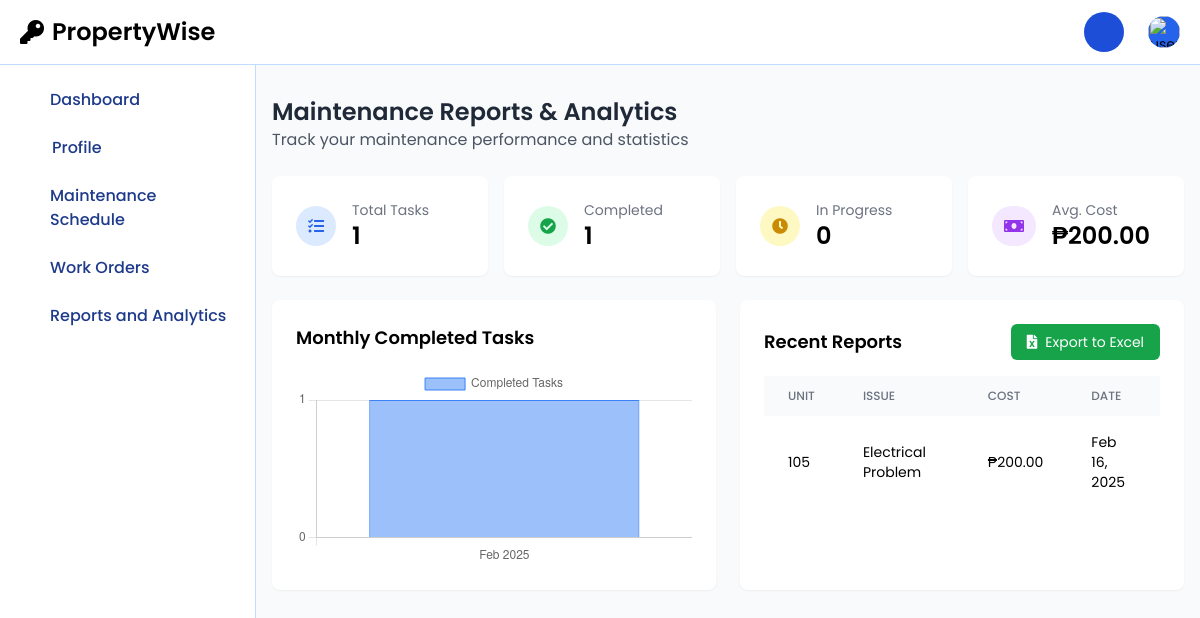
Before: /staff/staffReports.php (signed in) with the older database file.
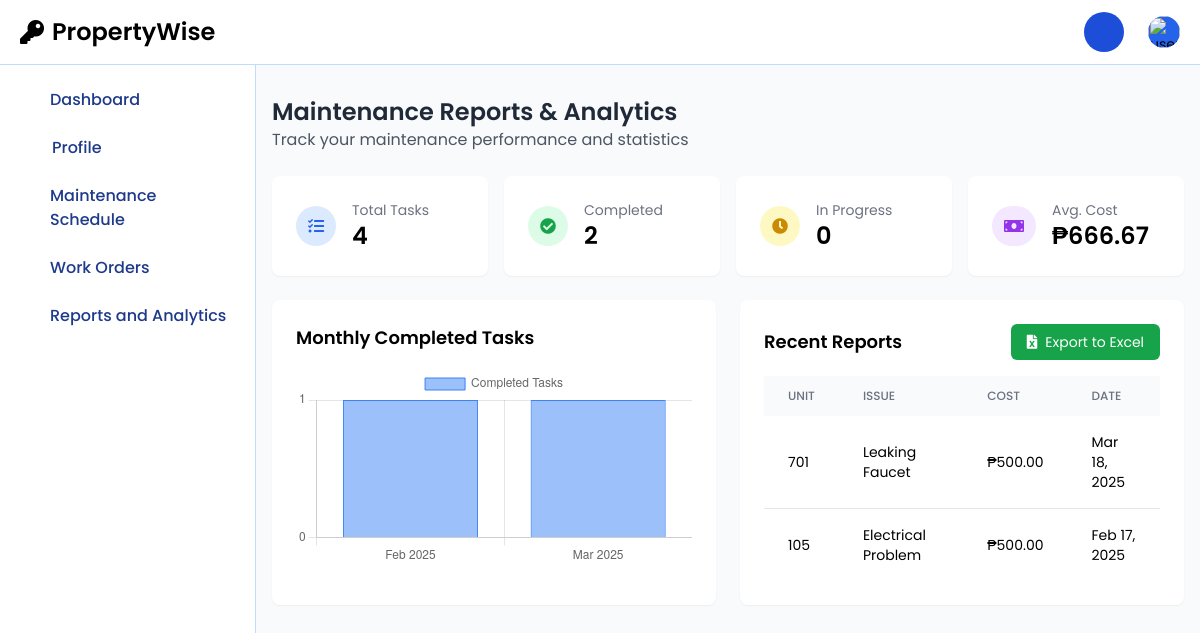
After: the same page with the newer database file.
### tables this page shows
CREATE TABLE `maintenance_requests` (
  `id` int(11) NOT NULL,
  `user_id` int(11) NOT NULL,
  `unit` varchar(50) NOT NULL,
  `issue` varchar(100) NOT NULL,
  `description` text NOT NULL,
  `action_taken` text DEFAULT NULL,
  `maintenance_cost` decimal(10,2) DEFAULT NULL,
  `completion_date` datetime DEFAULT NULL,
  `service_date` date NOT NULL,
  `status` enum('Pending','In Progress','Completed') DEFAULT 'Pending',
  `report_pdf` varchar(255) DEFAULT NULL,
  `image` varchar(255) DEFAULT NULL,
  `created_at` timestamp NOT NULL DEFAULT current_timestamp(),
  `updated_at` timestamp NOT NULL DEFAULT current_timestamp() ON UPDATE current_timestamp(),
  `assigned_to` int(11) DEFAULT NULL,
  `priority` enum('high','medium','low') NOT NULL DEFAULT 'medium',
  `archived` tinyint(1) DEFAULT 0
);

### staff/staffReports.php (the view, shortened to what the changed rows need)
<?php
require '../session/db.php';
$staff_id = $_SESSION['staff_id'];
$stats_query = "SELECT
    COUNT(*) as total_tasks,
    SUM(CASE WHEN status = 'Completed' THEN 1 ELSE 0 END) as completed_tasks,
    SUM(CASE WHEN status = 'In Progress' THEN 1 ELSE 0 END) as ongoing_tasks,
    AVG(maintenance_cost) as avg_cost,
    SUM(maintenance_cost) as total_cost
FROM maintenance_requests
WHERE assigned_to = ? AND archived = 0";
$stmt = $conn->prepare($stats_query);
$stmt->bind_param("i", $staff_id);
$stmt->execute();
$stats = $stmt->get_result()->fetch_assoc();
$monthly_query = "SELECT
    DATE_FORMAT(completion_date, '%Y-%m') as month,
    COUNT(*) as completed_count
FROM maintenance_requests
WHERE assigned_to = ?
    AND status = 'Completed'
    AND completion_date IS NOT NULL
GROUP BY month
ORDER BY month DESC
LIMIT 6";
$stmt = $conn->prepare($monthly_query);
$stmt->bind_param("i", $staff_id);
$stmt->execute();
$monthly_data = $stmt->get_result()->fetch_all(MYSQLI_ASSOC);
$reports_query = "SELECT
    mr.*,
    p.unit_type
FROM maintenance_requests mr
JOIN property p ON mr.unit = p.unit_no
WHERE mr.assigned_to = ?
AND mr.status = 'Completed'
ORDER BY mr.completion_date DESC
LIMIT 10";
$stmt = $conn->prepare($reports_query);
$stmt->bind_param("i", $staff_id);
$stmt->execute();
$recent_reports = $stmt->get_result()->fetch_all(MYSQLI_ASSOC);
?>
<!DOCTYPE html>
<html lang="en">
<head>
    <script src="https://cdn.tailwindcss.com"></script>
    <link rel="stylesheet" href="https://cdnjs.cloudflare.com/ajax/libs/font-awesome/5.15.4/css/all.min.css">
</head>
<body class="bg-gray-50">
<?php include('staffNavbar.php'); ?>
<?php include('staffSidebar.php'); ?>
<div class="p-4 sm:ml-64">
    <div class="mt-20">
        <div class="mb-6">
            <h1 class="text-2xl font-semibold text-gray-800">Maintenance Reports & Analytics</h1>
        </div>
        <div class="grid grid-cols-1 md:grid-cols-2 lg:grid-cols-4 gap-4 mb-6">
            <div class="bg-white rounded-lg p-6 shadow-sm">
                <div class="flex items-center">
                    <div class="ml-4">
                        <h3 class="text-gray-500 text-sm">Total Tasks</h3>
                        <p class="text-2xl font-semibold"><?= $stats['total_tasks'] ?? 0 ?></p>
                    </div>
                </div>
            </div>
            <div class="bg-white rounded-lg p-6 shadow-sm">
                <div class="flex items-center">
                    <div class="ml-4">
                        <h3 class="text-gray-500 text-sm">Completed</h3>
                        <p class="text-2xl font-semibold"><?= $stats['completed_tasks'] ?? 0 ?></p>
                    </div>
                </div>
            </div>
            <div class="bg-white rounded-lg p-6 shadow-sm">
                <div class="flex items-center">
                    <div class="ml-4">
                        <h3 class="text-gray-500 text-sm">Avg. Cost</h3>
                        <p class="text-2xl font-semibold">₱<?= number_format($stats['avg_cost'] ?? 0, 2) ?></p>
                    </div>
                </div>
            </div>
        </div>
        <div class="grid grid-cols-1 lg:grid-cols-2 gap-6 mb-6">
            <div class="bg-white p-6 rounded-lg shadow-sm">
                <h3 class="text-lg font-semibold mb-4">Monthly Completed Tasks</h3>
                <canvas id="monthlyChart"></canvas>
            </div>
            <div class="bg-white p-6 rounded-lg shadow-sm">
                <div class="overflow-x-auto">
                    <table class="min-w-full">
                        <thead>
                            <tr class="bg-gray-50">
                                <th class="px-6 py-3 text-left text-xs font-medium text-gray-500 uppercase">Unit</th>
                                <th class="px-6 py-3 text-left text-xs font-medium text-gray-500 uppercase">Issue</th>
                                <th class="px-6 py-3 text-left text-xs font-medium text-gray-500 uppercase">Cost</th>
                                <th class="px-6 py-3 text-left text-xs font-medium text-gray-500 uppercase">Date</th>
                            </tr>
                        </thead>
                        <tbody class="divide-y divide-gray-200">
                            <?php foreach ($recent_reports as $report): ?>
                            <tr>
                                <td class="px-6 py-4 text-sm"><?= htmlspecialchars($report['unit']) ?></td>
                                <td class="px-6 py-4 text-sm"><?= htmlspecialchars($report['issue']) ?></td>
                                <td class="px-6 py-4 text-sm">₱<?= number_format($report['maintenance_cost'], 2) ?></td>
                                <td class="px-6 py-4 text-sm"><?= date('M d, Y', strtotime($report['completion_date'])) ?></td>
                            </tr>
                            <?php endforeach; ?>
                        </tbody>
                    </table>
                </div>
            </div>
        </div>
    </div>
</div>
<script>
// Initialize Monthly Chart
const monthlyData = <?= json_encode($monthly_data) ?>;
const labels = monthlyData.map(item => {
    const [year, month] = item.month.split('-');
    return new Date(year, month - 1).toLocaleDateString('en-US', { month: 'short', year: 'numeric' });
}).reverse();
const values = monthlyData.map(item => item.completed_count).reverse();
new Chart(document.getElementById('monthlyChart'), {
    type: 'bar',
    data: {
        labels: labels,
        datasets: [{
            label: 'Completed Tasks',
            data: values,
            backgroundColor: 'rgba(59, 130, 246, 0.5)',
            borderColor: 'rgb(59, 130, 246)',
            borderWidth: 1
        }]
    },
    options: {
        responsive: true,
        scales: {
            y: {
                beginAtZero: true,
                ticks: {
                    stepSize: 1
                }
            }
        }
    }
});
</script>
</body>
</html>

Changed rows visible on the page:
added maintenance_requests: unit "701", issue "Leaking Faucet", maintenance_cost "500.00", completion_date "Mar 18, 2025"
changed maintenance_requests "Electrical Problem": maintenance_cost "200.00" → "500.00"; completion_date "Feb 16, 2025" → "Feb 17, 2025"
Other visible differences:
$stats['total_tasks']: "1" → "4"
$stats['completed_tasks']: "1" → "2"
$stats['avg_cost']: "200.00" → "666.67"
chart data {{ json_encode($monthly_data) }}: [{"month":"2025-02","completed_count":1}] → [{"month":"2025-03","completed_count":1},{"month":"2025-02","completed_count":1}]
